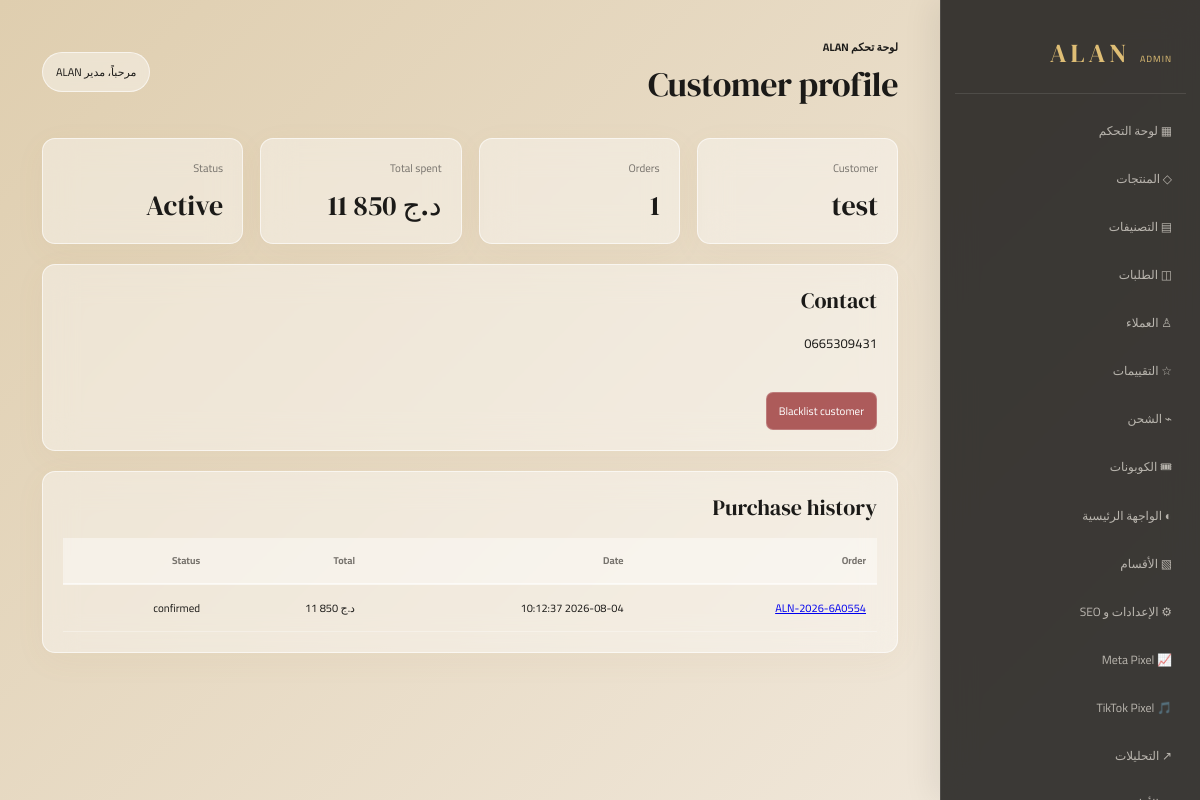
The app's page /admin/customers.php?view=1 (signed in) with its own data.
### tables this page shows
CREATE TABLE `customers` (
  `id` int(11) NOT NULL AUTO_INCREMENT,
  `full_name` varchar(150) DEFAULT NULL,
  `phone` varchar(25) DEFAULT NULL,
  `phone2` varchar(25) DEFAULT NULL,
  `email` varchar(190) DEFAULT NULL,
  `total_orders` int(11) DEFAULT 0,
  `total_spent` decimal(12,2) DEFAULT 0.00,
  `is_blacklisted` tinyint(4) DEFAULT 0,
  `created_at` timestamp NOT NULL DEFAULT current_timestamp(),
  PRIMARY KEY (`id`),
  UNIQUE KEY `phone` (`phone`)
);

CREATE TABLE `orders` (
  `id` int(11) NOT NULL AUTO_INCREMENT,
  `order_number` varchar(30) DEFAULT NULL,
  `customer_id` int(11) DEFAULT NULL,
  `full_name` varchar(150) DEFAULT NULL,
  `phone` varchar(25) DEFAULT NULL,
  `phone2` varchar(25) DEFAULT NULL,
  `wilaya_id` int(11) DEFAULT NULL,
  `commune_id` int(11) DEFAULT NULL,
  `address` text DEFAULT NULL,
  `notes` text DEFAULT NULL,
  `subtotal` decimal(12,2) DEFAULT NULL,
  `shipping_cost` decimal(12,2) DEFAULT NULL,
  `discount_amount` decimal(12,2) DEFAULT 0.00,
  `total` decimal(12,2) DEFAULT NULL,
  `status` enum('received','confirmed','preparing','shipped','out_for_delivery','delivered','cancelled','rejected') DEFAULT 'received',
  `ip_address` varchar(64) DEFAULT NULL,
  `user_agent` text DEFAULT NULL,
  `fingerprint` varchar(64) DEFAULT NULL,
  `risk_score` int(11) DEFAULT 0,
  `created_at` timestamp NOT NULL DEFAULT current_timestamp(),
  `updated_at` timestamp NOT NULL DEFAULT current_timestamp() ON UPDATE current_timestamp(),
  `admin_notes` text DEFAULT NULL,
  `fraud_status` enum('clear','review','blocked') DEFAULT 'clear',
  PRIMARY KEY (`id`),
  UNIQUE KEY `order_number` (`order_number`),
  KEY `customer_id` (`customer_id`),
  KEY `wilaya_id` (`wilaya_id`),
  KEY `commune_id` (`commune_id`),
  CONSTRAINT `orders_ibfk_1` FOREIGN KEY (`customer_id`) REFERENCES `customers` (`id`) ON DELETE SET NULL,
  CONSTRAINT `orders_ibfk_2` FOREIGN KEY (`wilaya_id`) REFERENCES `wilayas` (`id`),
  CONSTRAINT `orders_ibfk_3` FOREIGN KEY (`commune_id`) REFERENCES `communes` (`id`)
);

### includes/database.php (called while the page is built, shortened)
<?php
function db(): PDO { static $db; if (!$db) { $db = new PDO('mysql:host='.DB_HOST.';dbname='.DB_NAME.';charset=utf8mb4', DB_USER, DB_PASS, [PDO::ATTR_ERRMODE=>PDO::ERRMODE_EXCEPTION, PDO::ATTR_DEFAULT_FETCH_MODE=>PDO::FETCH_ASSOC]); } return $db; }

### admin/customers.php (the view, shortened to what this page needs)
<?php
require_once __DIR__.'/../includes/functions.php';require_admin();
$view=(int)($_GET['view']??0);if($view){$s=db()->prepare('SELECT * FROM customers WHERE id=?');$s->execute([$view]);$c=$s->fetch();$o=db()->prepare('SELECT * FROM orders WHERE customer_id=? ORDER BY id DESC');$o->execute([$view]);$adminTitle='Customer profile';include 'header.php';?><div class="cards"><div class="stat"><span>Customer</span><b><?=e($c['full_name'])?></b></div><div class="stat"><span>Orders</span><b><?=$c['total_orders']?></b></div><div class="stat"><span>Total spent</span><b><?=money($c['total_spent'])?></b></div><div class="stat"><span>Status</span><b><?=$c['is_blacklisted']?'Blacklisted':'Active'?></b></div></div><div class="panel"><h2>Contact</h2><p><?=e($c['phone'])?><br><?=e($c['phone2'])?><br><?=e($c['email'])?></p><form method="post"><input type="hidden" name="csrf" value="<?=csrf()?>"><input type="hidden" name="id" value="<?=$c['id']?>"><button class="button <?=$c['is_blacklisted']?'ghost':'red'?>" data-confirm="Change blacklist status?"><?=$c['is_blacklisted']?'Remove blacklist':'Blacklist customer'?></button></form></div><div class="panel"><h2>Purchase history</h2><div class="table-wrap"><table class="table"><tr><th>Order</th><th>Date</th><th>Total</th><th>Status</th></tr><?php foreach($o as $x):?><tr><td><a href="<?=base('admin/orders.php?view='.$x['id'])?>"><?=e($x['order_number'])?></a></td><td><?=e($x['created_at'])?></td><td><?=money($x['total'])?></td><td><?=e($x['status'])?></td></tr><?php endforeach;?></table></div></div><?php include 'footer.php';exit;}
include 'header.php';?><?php include 'footer.php'; ?>

### includes/functions.php (shortened to what this page needs)
<?php
require_once __DIR__ . '/database.php';
function e(?string $v): string { return htmlspecialchars((string)$v, ENT_QUOTES, 'UTF-8'); }
function base(string $path=''): string { $path=preg_replace('/\.php(\?|$)/', '$1', $path); return APP_URL . '/' . ltrim($path,'/'); }
function money(float $amount): string{
    $value=number_format(max(0,$amount),0,'.',' ');
    return '<bdi class="money" dir="ltr">'.$value.' د.ج</bdi>';
}

### admin/admin.css (style rules this page uses)
:root { --ink:#1b1a18;--muted:#77736d;--canvas:#f6f5f2;--surface:#fff;--line:#e9e5de;--gold:#a9864b;--red:#a54b4b;--green:#247a57 }
* { box-sizing:border-box }
body { margin:0;background:var(--canvas);color:var(--ink);font:13px Cairo,Arial,sans-serif;display:flex }
.cards { display:grid;grid-template-columns:repeat(4,minmax(0,1fr));gap:17px }
.stat,.panel,.form { background:var(--surface);border:1px solid var(--line);box-shadow:0 8px 28px #30281908;border-radius:13px }
.stat { padding:19px }
.stat span { display:block;color:var(--muted);font-size:11px }
.stat b { font:28px 'DM Serif Display',serif;display:block;margin-top:8px }
.panel { margin-top:20px;padding:20px;overflow:hidden }
.panel h2 { font:22px 'DM Serif Display',serif;margin:0 0 16px }
.table-wrap { overflow:auto }
.table { width:100%;border-collapse:collapse }
.table th,.table td { padding:13px 11px;text-align:right;border-bottom:1px solid #f0eee9;font-size:11px;vertical-align:middle }
.table th { color:#77736d;font-size:10px;font-weight:700;background:#fbfaf8;white-space:nowrap }
.button { border:0;border-radius:7px;background:var(--ink);color:#fff;padding:8px 12px;text-decoration:none;font:11px Cairo;cursor:pointer;display:inline-flex;align-items:center;justify-content:center;gap:5px;transition:.2s }
.button.red { background:var(--red) }
.money { white-space:nowrap;unicode-bidi:isolate;font-variant-numeric:tabular-nums }
:root { --glass-light: rgba(255, 255, 255, 0.4); --glass-border: rgba(255, 255, 255, 0.6); --glass-dark: rgba(28, 27, 25, 0.85); }
body { background: linear-gradient(-45deg, #f6f5f2, #e9e5de, #f2eadf, #dfceaf); background-size: 300% 300%; animation: liquidBg 15s ease infinite; color: var(--ink); }
.stat, .panel, .form { background: var(--glass-light) !important; backdrop-filter: blur(16px); -webkit-backdrop-filter: blur(16px); border: 1px solid var(--glass-border) !important; box-shadow: 0 8px 32px 0 rgba(169, 134, 75, 0.05) !important; }
h1, h2, h3, .stat b, .admin-main header small { color: var(--ink) !important; }
.table th { background: rgba(255, 255, 255, 0.4) !important; color: var(--muted) !important; border-bottom: 2px solid rgba(255, 255, 255, 0.6) !important; }
.table td { border-bottom: 1px solid rgba(255, 255, 255, 0.3) !important; }
.button { background: rgba(27, 26, 24, 0.85) !important; border: 1px solid rgba(255, 255, 255, 0.2) !important; color: #fff !important; backdrop-filter: blur(4px); }
.button.red { background: rgba(165, 75, 75, 0.9) !important; }

### records on screen
customers: full_name "test", total_orders "1", phone "0665309431"
orders: order_number "ALN-2026-6A0554", created_at "2026-08-04 10:12:37", status "confirmed"

### other values on screen
$adminTitle "Customer profile"
$_SESSION['admin_name'] "مدير ALAN"
$value "11 850"
